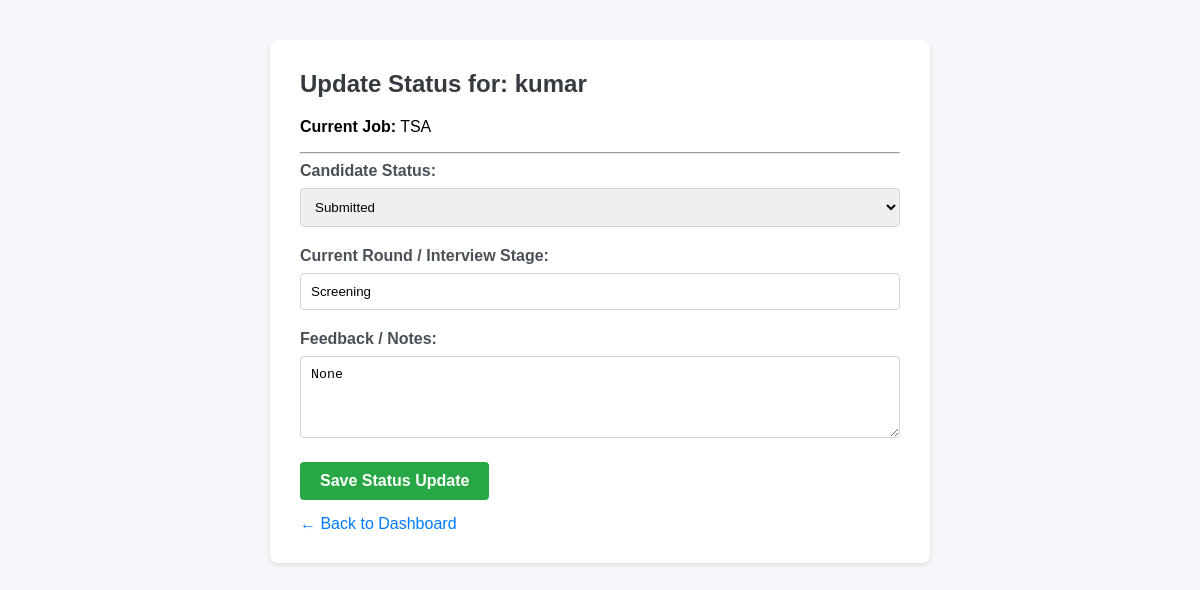
Page /update-status/5/ (signed in) on the committed database.
### core/models.py (models this page shows, shortened)
class Candidate(models.Model):
    STATUS_CHOICES = [
        ('Submitted', 'Submitted'),
        ('Under Review', 'Under Review'),
        ('Shortlisted', 'Shortlisted'),
        ('Interview Scheduled', 'Interview Scheduled'),
        ('Rejected', 'Rejected'),
        ('Selected', 'Selected'),
    ]
    ROUND_CHOICES = [
        ('Screening', 'Screening'),
        ('L1 Technical', 'L1 Technical'),
        ('L2 Technical', 'L2 Technical'),
        ('Managerial', 'Managerial'),
        ('HR Round', 'HR Round'),
    ]
    requirement = models.ForeignKey('Requirement', on_delete=models.CASCADE)
    sub_vendor = models.ForeignKey(User, on_delete=models.CASCADE)
    candidate_name = models.CharField(max_length=200)
    candidate_email = models.EmailField()
    experience = models.CharField(max_length=50)
    resume = models.FileField(upload_to='resumes/')
    status = models.CharField(max_length=50, choices=STATUS_CHOICES, default='Submitted')
    current_round = models.CharField(max_length=50, choices=ROUND_CHOICES, default='Screening')
    interview_date = models.DateTimeField(null=True, blank=True)  # Company sets interview date/time
    feedback_reason = models.TextField(blank=True, null=True)

class Requirement(models.Model):
    company_name = models.CharField(max_length=150)
    job_title = models.CharField(max_length=150)
    skills_required = models.TextField()
    experience_required = models.CharField(max_length=50)
    profiles_needed = models.IntegerField(default=5)  # <-- Added this field
    created_at = models.DateTimeField(auto_now_add=True)

### core/views.py (the view)
# urls.py: path('update-status/<int:candidate_id>/', views.update_candidate_status, name='update_candidate_status'),
@login_required
def update_candidate_status(request, candidate_id):
    candidate = get_object_or_404(Candidate, id=candidate_id)
    if request.method == 'POST':
        candidate.status = request.POST.get('status', candidate.status)
        candidate.current_round = request.POST.get('current_round', candidate.current_round)
        candidate.feedback_reason = request.POST.get('feedback_reason', candidate.feedback_reason)
        candidate.save()
        return redirect('dashboard')
    return render(request, 'core/update_status.html', {'candidate': candidate})

### core/templates/core/update_status.html (shortened to what this page needs)
<!DOCTYPE html>
<html>
<head>
</head>
<body>
    <div class="container">
        <h2>Update Status for: {{ candidate.candidate_name }}</h2>
        <p><strong>Current Job:</strong> {{ candidate.requirement.job_title }}</p>
        <hr>
        <form method="POST">
            <div class="form-group">
                <label for="status">Candidate Status:</label>
                <select name="status" id="status">
                    <option value="Submitted" {% if candidate.status == "Submitted" %}selected{% endif %}>Submitted</option>
                </select>
            </div>
            <div class="form-group">
                <label for="current_round">Current Round / Interview Stage:</label>
                <input type="text" name="current_round" id="current_round" value="{{ candidate.current_round }}" placeholder="e.g., Technical Round 1">
            </div>
            <div class="form-group">
                <label for="feedback_reason">Feedback / Notes:</label>
                <textarea name="feedback_reason" id="feedback_reason" rows="4" placeholder="Enter notes or rejection reasons...">{{ candidate.feedback_reason }}</textarea>
            </div>
            <button type="submit" class="btn">Save Status Update</button>
        </form>
        <a href="{% url 'dashboard' %}" class="back-link">&larr; Back to Dashboard</a>
    </div>
</body>
</html>

### core/templates/core/update_status.html (style rules this page uses)
body { font-family: Arial, sans-serif; margin: 40px; background-color: #f4f6f9; }
.container { max-width: 600px; margin: 0 auto; background: white; padding: 30px; border-radius: 8px; box-shadow: 0 2px 4px rgba(0,0,0,0.1); }
h2 { margin-top: 0; color: #343a40; }
.form-group { margin-bottom: 20px; }
label { display: block; margin-bottom: 8px; font-weight: bold; color: #495057; }
select, textarea, input[type="text"] { width: 100%; padding: 10px; border: 1px solid #ced4da; border-radius: 4px; box-sizing: border-box; }
.btn { padding: 10px 20px; background-color: #28a745; color: white; border: none; border-radius: 4px; cursor: pointer; font-size: 16px; font-weight: bold; }
.back-link { display: inline-block; margin-top: 15px; color: #007bff; text-decoration: none; }

### rows in the picture
Candidate: candidate_name "kumar", requirement.job_title "TSA", status "Submitted", current_round "Screening", feedback_reason "None"
